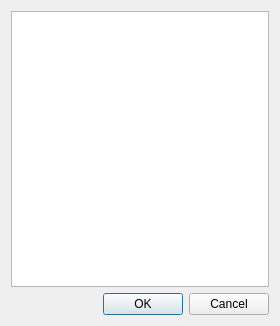
<?xml version="1.0" encoding="UTF-8"?>
<ui version="4.0">
 <class>QMTWOptDialog</class>
 <widget class="QDialog" name="QMTWOptDialog">
  <property name="geometry">
   <rect>
    <x>0</x>
    <y>0</y>
    <width>280</width>
    <height>326</height>
   </rect>
  </property>
  <property name="windowTitle">
   <string>Настройки</string>
  </property>
  <layout class="QVBoxLayout" name="verticalLayout">
   <item>
    <widget class="QListWidget" name="listWidget"/>
   </item>
   <item>
    <widget class="QDialogButtonBox" name="buttonBox">
     <property name="orientation">
      <enum>Qt::Horizontal</enum>
     </property>
     <property name="standardButtons">
      <set>QDialogButtonBox::Cancel|QDialogButtonBox::Ok</set>
     </property>
    </widget>
   </item>
  </layout>
 </widget>
 <resources/>
 <connections>
  <connection>
   <sender>buttonBox</sender>
   <signal>accepted()</signal>
   <receiver>QMTWOptDialog</receiver>
   <slot>accept()</slot>
   <hints>
    <hint type="sourcelabel">
     <x>248</x>
     <y>254</y>
    </hint>
    <hint type="destinationlabel">
     <x>157</x>
     <y>274</y>
    </hint>
   </hints>
  </connection>
  <connection>
   <sender>buttonBox</sender>
   <signal>rejected()</signal>
   <receiver>QMTWOptDialog</receiver>
   <slot>reject()</slot>
   <hints>
    <hint type="sourcelabel">
     <x>316</x>
     <y>260</y>
    </hint>
    <hint type="destinationlabel">
     <x>286</x>
     <y>274</y>
    </hint>
   </hints>
  </connection>
 </connections>
</ui>
